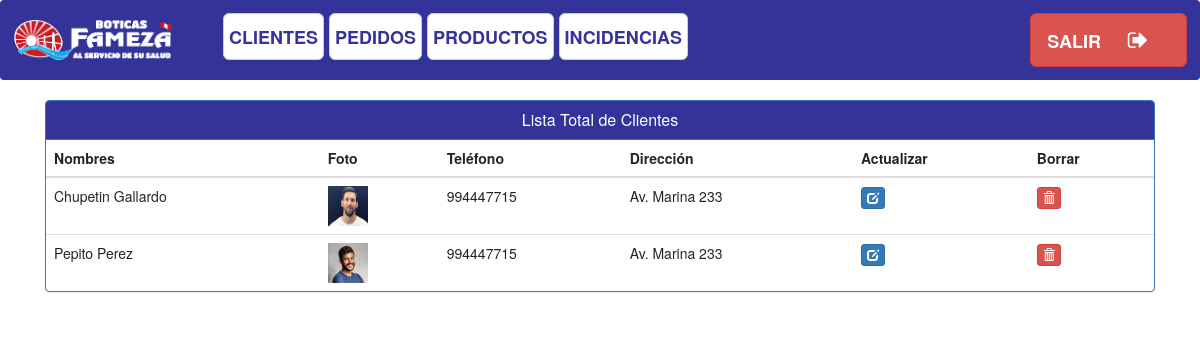
The app's page /view-customer (signed in) with its own data.
### fameza/models.py (models this page shows, shortened)
class Customer(models.Model):
    user = models.OneToOneField(User, on_delete=models.CASCADE)
    profile_pic = models.ImageField(upload_to='profile_pic/CustomerProfilePic/', null=True, blank=True)
    address = models.CharField(max_length=90)
    mobile = models.CharField(max_length=20, null=False)
    @property
    def get_name(self):
        return self.user.first_name + " " + self.user.last_name

### fameza/views1.py (the view)
# urls.py: path('view-customer', views1.view_customer_view, name='view-customer'),
@login_required(login_url='adminlogin')
def view_customer_view(request):
    customers = models.Customer.objects.all().order_by("-id")
    return render(request, 'fameza/view_customer.html', {'customers': customers})

### templates/fameza/view_customer.html (shortened to what this page needs)
{% extends 'fameza/admin_base.html' %}
{% load static %}
{% block content %}
<head>
  <link href="//netdna.bootstrapcdn.com/bootstrap/3.0.0/css/bootstrap.min.css" rel="stylesheet" id="bootstrap-css">
</head>
<div class="container">
  <div class="panel panel-primary">
    <div class="panel-heading" style="background-color: #333399">
      <h6 class="panel-title">Lista Total de Clientes</h6>
    </div>
    <table class="table table-hover" id="dev-table">
      <thead>
        <tr>
          <th>Nombres</th>
          <th>Foto</th>
          <th>Teléfono</th>
          <th>Dirección</th>
          <th>Actualizar</th>
          <th>Borrar</th>
        </tr>
      </thead>
      {% for c in customers %}
      <tr>
        <td> {{c.get_name}}</td>
        <td> <img src="{% static c.profile_pic.url %}" alt="Profile Pic" height="40px" width="40px" /></td>
        <td>{{c.mobile}}</td>
        <td>{{c.address}}</td>
        <td><a class="btn btn-primary btn-xs" href="{% url 'update-customer' c.id  %}"><span class="glyphicon glyphicon-edit"></span></a></td>
        <td><a class="btn btn-danger btn-xs" href="{% url 'delete-customer' c.id  %}"><span class="glyphicon glyphicon-trash"></span></a></td>
      </tr>
      {% endfor %}
    </table>
  </div>
</div>
{% endblock content %}

### templates/fameza/view_customer.html (style rules this page uses)
a:link { text-decoration: none; }
h6 { text-align: center; }

### records on screen
Customer: get_name "Chupetin Gallardo", profile_pic (picture), mobile "994447715", address "Av. Marina 233"
Customer: get_name "Pepito Perez", profile_pic (picture), mobile "994447715", address "Av. Marina 233"
